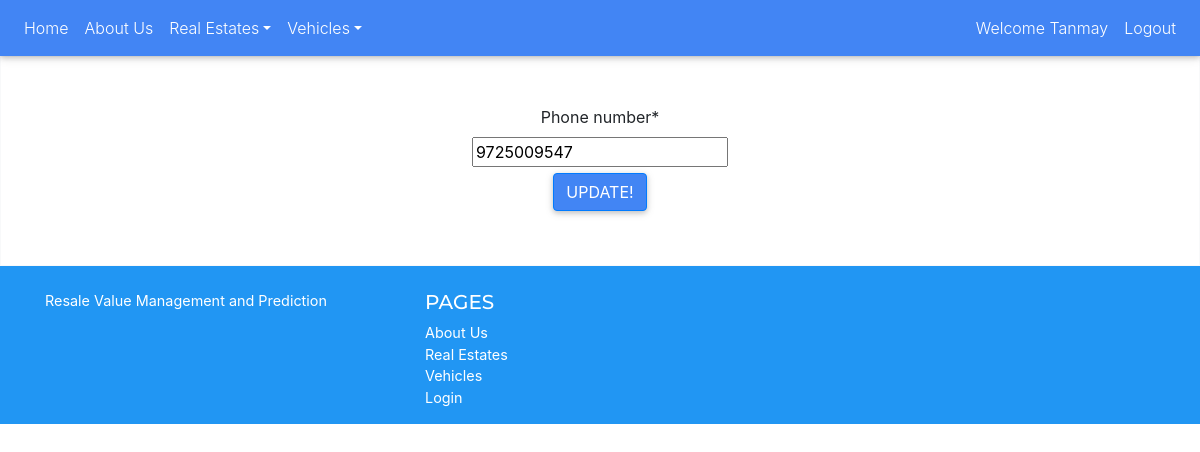
The page /broker/update/1 (signed in) on the database as committed earlier.
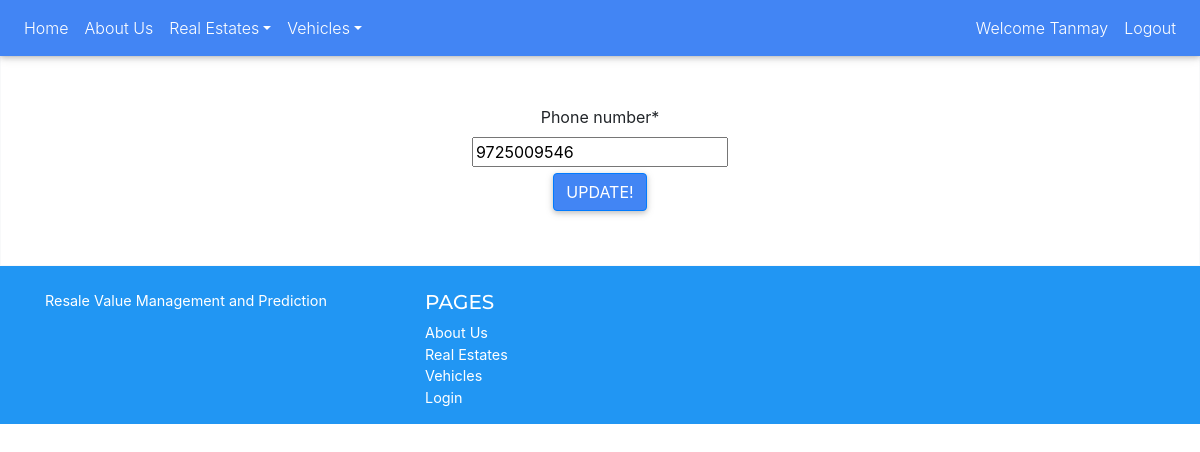
The same page on the database as committed later.
### BrokerUI/models.py (models this page shows, shortened)
class Profile(models.Model):
    user_types = (
        ('S', 'Seller'),
        ('C', 'Customer'),
        ('B', 'Broker'))
    user = models.OneToOneField(User, on_delete = models.CASCADE)
    phone_number = models.CharField(max_length=10)
    type = models.CharField(max_length = 1, choices = user_types)
    profile_image = models.ImageField(upload_to = 'profile_pics', null = True)

### BrokerUI/views.py (the view)
# urls.py: path('broker/update/<int:pk>',views.BrokerUpdateView.as_view(),name='broker_update'),
class BrokerUpdateView(UpdateView):
    model = Profile
    fields=['phone_number']
    template_name = 'BrokerUI/broker_update.html'

### BrokerUI/templates/BrokerUI/broker_update.html (shortened to what this page needs)
{% extends 'SellerUI/base.html' %}
{% load crispy_forms_tags %}
{% block bodyblock%}
    {% ifequal profile.user.username user.username %}
        <form method='POST' class = "text-center border border-light p-5 mb-6">
            {{form|crispy}}
            <input type="submit" class='btn btn-primary' value='Update!'>
        </form>
    {% else %}
    <h2>You can only update your estate objects.</h2>
    {% endifequal %}
{% endblock %}

Rows that differ between the two databases and show on the page:
changed Profile: phone_number "9725009547" → "9725009546"
